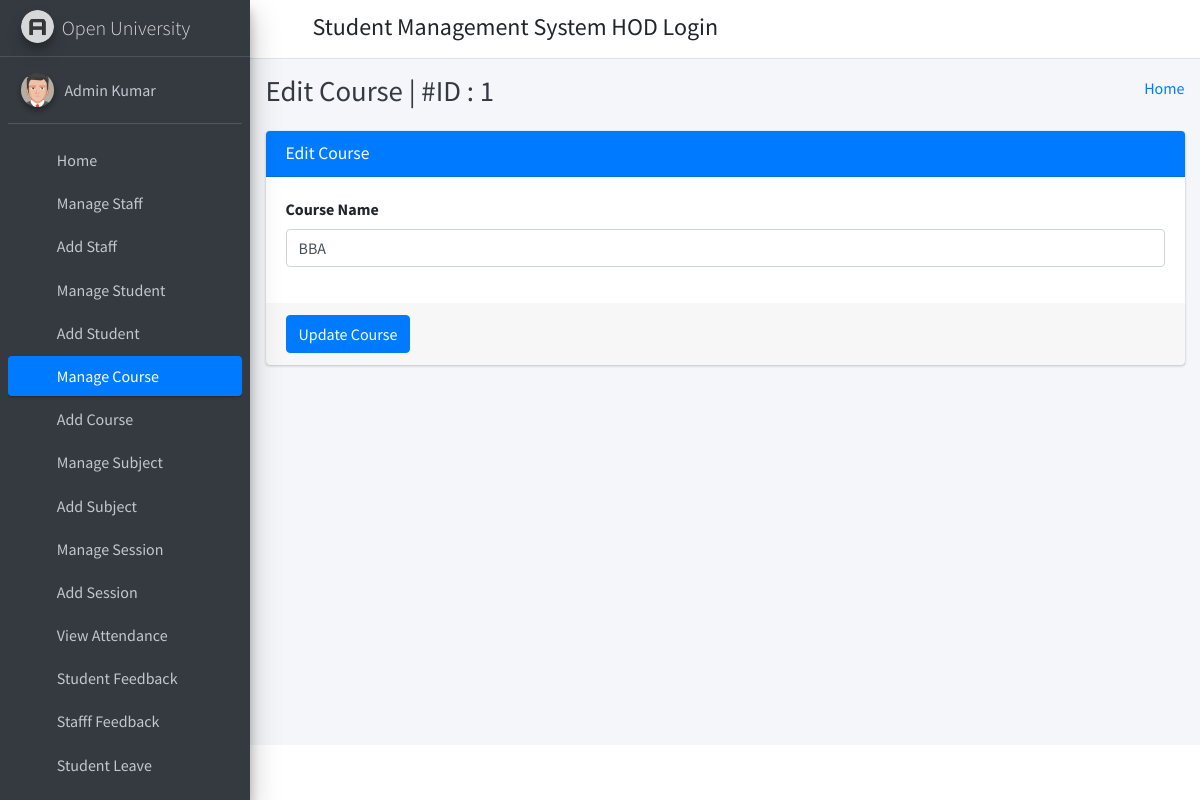
The page /edit_course/1/ (signed in) on the database its author committed.
### student_management_app/models.py (models this page shows)
class CustomUser(AbstractUser):
    user_type_data = ((1, "HOD"), (2, "Staff"), (3, "Student"))
    user_type = models.CharField(default=1, choices=user_type_data, max_length=10)

class Courses(models.Model):
    id = models.AutoField(primary_key=True)
    course_name = models.CharField(max_length=255)
    created_at = models.DateTimeField(auto_now_add=True)
    updated_at = models.DateTimeField(auto_now=True)
    objects = models.Manager()

### student_management_app/HodViews.py (the view)
# urls.py: path('edit_course/<course_id>/', HodViews.edit_course, name="edit_course"),
def edit_course(request, course_id):
    course = Courses.objects.get(id=course_id)
    context = {
        "course": course,
        "id": course_id
    }
    return render(request, 'hod_template/edit_course_template.html', context)

### student_management_app/LoginCheckMiddleWare.py (called while the page is built, shortened)
    def process_view(self, request, view_func, view_args, view_kwargs):
        modulename = view_func.__module__
        user = request.user
        if user.is_authenticated:
            if user.user_type == "1":
                if modulename == "student_management_app.HodViews":
                    pass
                elif modulename == "student_management_app.views" or modulename == "django.views.static":
                    pass
                else:
                    return redirect("admin_home")
            else:
                return redirect("login")
        else:
            if request.path == reverse("login") or request.path == reverse("doLogin"):
                pass
            else:
                return redirect("login")

### student_management_app/templates/hod_template/edit_course_template.html (shortened to what this page needs)
{% extends 'hod_template/base_template.html' %}
{% block page_title %}
    Edit Course | #ID : {{ course.id }}
{% endblock page_title %}
{% block main_content %}
{% load static %}
<section class="content">
        <div class="container-fluid">
            <div class="row">
                <div class="col-md-12">
                    <div class="card card-primary">
                    <div class="card-header">
                        <h3 class="card-title">Edit Course</h3>
                    </div>
                    <form role="form" method="POST" action="{% url 'edit_course_save' %}">
                        <div class="card-body">
                            <div class="form-group">
                                <label>Course Name </label>
                                <input type="text" class="form-control" name="course" value="{{ course.course_name }}">
                            </div>
                        </div>
                        <div class="card-footer">
                        <button type="submit" class="btn btn-primary">Update Course</button>
                        </div>
                    </form>
                    </div>
                </div>
            </div>
        </div>
      </section>
  {% endblock main_content %}

### student_management_app/templates/hod_template/sidebar_template.html (shortened to what this page needs)
{% load static %}
<aside class="main-sidebar sidebar-dark-primary elevation-4">
      <a href="{% url 'admin_home' %}" class="brand-link">
        <img src="{% static 'dist/img/AdminLTELogo.png' %}" alt="AdminLTE Logo" class="brand-image img-circle elevation-3"
            style="opacity: .8">
        <span class="brand-text font-weight-light">Open University</span>
      </a>
      <div class="sidebar">
        <div class="user-panel mt-3 pb-3 mb-3 d-flex">
          <div class="image">
            <img src="{% static 'dist/img/user2-160x160.jpg' %}" class="img-circle elevation-2" alt="User Image">
          </div>
          <div class="info">
            <a href="{% url 'admin_profile' %}" class="d-block">{{ user.first_name }} {{ user.last_name }}</a>
          </div>
        </div>
        <nav class="mt-2">
          <ul class="nav nav-pills nav-sidebar flex-column" data-widget="treeview" role="menu" data-accordion="false">
            <li class="nav-item">
              {% url 'admin_home' as admin_home %}
              <a href="{{ admin_home }}" class="nav-link {% if request.path == admin_home %} active {% endif %}">
                <i class="nav-icon fas fa-tachometer-alt"></i>
                <p>
                  Home
                </p>
              </a>
            </li>
            <li class="nav-item">
              {% url 'manage_staff' as manage_staff %}
              {% url 'edit_staff' staff_id=id as edit_staff %}
              <a href="{{ manage_staff }}" class="nav-link {% if request.path == manage_staff %} active {% endif %} {% if request.path == edit_staff %} active {% endif %}">
                <i class="nav-icon fas fa-chalkboard-teacher"></i>
                <p>
                  Manage Staff
                </p>
              </a>
            </li>
            <li class="nav-item">
              {% url 'add_staff' as add_staff %}
              <a href="{{ add_staff }}" class="nav-link {% if request.path == add_staff %} active {% endif %}">
                <i class="nav-icon fas fa-th"></i>
                <p>
                  Add Staff
                </p>
              </a>
            </li>
            <li class="nav-item">
              {% url 'manage_student' as manage_student %}
              {% url 'edit_student' student_id=id as edit_student %}
              <a href="{{ manage_student }}" class="nav-link {% if request.path == manage_student %} active {% endif %} {% if request.path == edit_student %} active {% endif %}">
                <i class="nav-icon fas fa-user-graduate"></i>
                <p>
                  Manage Student
                </p>
              </a>
            </li>
            <li class="nav-item">
              {% url 'add_student' as add_student %}
              <a href="{{ add_student }}" class="nav-link {% if request.path == add_student %} active {% endif %}">
                <i class="nav-icon fas fa-th"></i>
                <p>
                  Add Student
                </p>
              </a>
            </li>
            <li class="nav-item">
              {% url 'manage_course' as manage_course %}
              {% url 'edit_course' course_id=id as edit_course %}
              <a href="{{ manage_course }}" class="nav-link {% if request.path == manage_course %} active {% endif %} {% if request.path == edit_course %} active {% endif %}">
                <i class="nav-icon fas fa-chalkboard"></i>
                <p>
                  Manage Course
                </p>
              </a>
            </li>
            <li class="nav-item">
            {% url 'add_course' as add_course %}
              <a href="{{ add_course }}" class="nav-link {% if request.path == add_course %} active {% endif %}">
                <i class="nav-icon fas fa-th"></i>
                <p>
                  Add Course
                </p>
              </a>
            </li>
            <li class="nav-item">
              {% url 'manage_subject' as manage_subject %}
              {% url 'edit_subject' subject_id=id as edit_subject %}
              <a href="{{ manage_subject }}" class="nav-link {% if request.path == manage_subject %} active {% endif %} {% if request.path == edit_subject %} active {% endif %}">
                <i class="nav-icon fas fa-book"></i>
                <p>
                  Manage Subject
                </p>
              </a>
            </li>
            <li class="nav-item">
              {% url 'add_subject' as add_subject %}
              <a href="{{ add_subject }}" class="nav-link {% if request.path == add_subject %} active {% endif %}">
                <i class="nav-icon fas fa-th"></i>
                <p>
                  Add Subject
                </p>
              </a>
            </li>
            <li class="nav-item">
              {% url 'manage_session' as manage_session %}
              {% url 'edit_session' session_id=id as edit_session %}
              <a href="{{ manage_session }}" class="nav-link {% if request.path == manage_session %} active {% endif %} {% if request.path == edit_session %} active {% endif %}">
                <i class="nav-icon fas fa-graduation-cap"></i>
                <p>
                  Manage Session
                </p>
              </a>
            </li>
            <li class="nav-item">
              {% url 'add_session' as add_session %}
              <a href="{{ add_session }}" class="nav-link {% if request.path == add_session %} active {% endif %}">
                <i class="nav-icon fas fa-th"></i>
                <p>
                  Add Session
                </p>
              </a>
            </li>
            <li class="nav-item">
              {% url 'admin_view_attendance' as admin_view_attendance %}
              <a href="{{ admin_view_attendance }}" class="nav-link {% if request.path == admin_view_attendance %} active {% endif %}">
                <i class="nav-icon fas fa-calendar-alt"></i>
                <p>
                  View Attendance
                </p>
              </a>
            </li>
            <li class="nav-item">
              {% url 'student_feedback_message' as student_feedback_message %}
              <a href="{{ student_feedback_message }}" class="nav-link {% if request.path == student_feedback_message %} active {% endif %}">
                <i class="nav-icon fas fa-th"></i>
                <p>
                  Student Feedback
                </p>
              </a>
            </li>
            <li class="nav-item">
              {% url 'staff_feedback_message' as staff_feedback_message %}
              <a href="{{ staff_feedback_message }}" class="nav-link {% if request.path == staff_feedback_message %} active {% endif %}">
                <i class="nav-icon fas fa-th"></i>
                <p>
                  Stafff Feedback
                </p>
              </a>
            </li>
            <li class="nav-item">
              {% url 'student_leave_view' as student_leave_view %}
              <a href="{{ student_leave_view }}" class="nav-link {% if request.path == student_leave_view %} active {% endif %}">
                <i class="nav-icon fas fa-th"></i>
                <p>
                  Student Leave
                </p>
              </a>
            </li>
            <li class="nav-item">
              {% url 'staff_leave_view' as staff_leave_view %}
              <a href="{{ staff_leave_view }}" class="nav-link {% if request.path == staff_leave_view %} active {% endif %}">
                <p>
                </p>
              </a>
            </li>
          </ul>
        </nav>
      </div>
    </aside>

### rows shown on the page
CustomUser: first_name "Admin", last_name "Kumar"
Courses: id "1", course "BBA"
